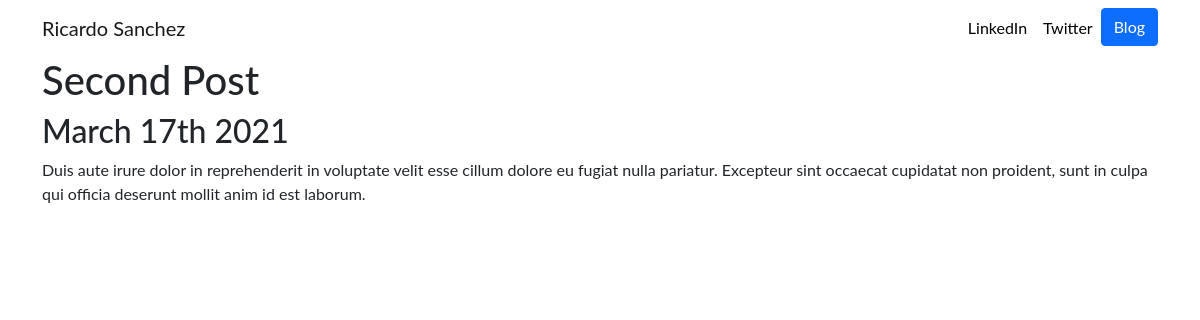
The app's page /blog/2/ with its own data.
### blog/models.py (models this page shows, shortened)
class Post(models.Model):
    title = models.CharField(max_length=50)
    content = models.TextField()
    date_posted = models.DateField(auto_now_add=True)

### blog/views.py (the view)
# urls.py: path('<int:post_id>/', views.detail, name='detail'),
def detail(request, post_id):
    post = get_object_or_404(Post, pk=post_id)
    title = post.title
    return render(request, "blog/detail.html", {"title": title, "post": post})

### blog/templates/blog/detail.html
{% extends 'base.html' %}
{% block content %}
<h1>{{ post.title }}</h1>
<h2>{{ post.date_posted|date:'F jS Y' }}</h2>
<p>{{ post.content|safe }}</p>
{% endblock content %}

### portfolio/static/portfolio/custom.css (style rules this page uses)
body { font-family: 'Lato', sans-serif; }

### records on screen
Post: title "Second Post", date_posted "March 17th 2021", content "Duis aute irure dolor in reprehenderit in voluptate velit esse cillum dolore eu fugiat nulla pariatur. Excepteur sint occaecat cupidatat non proident, sunt in culpa qui officia deserunt mollit anim id est laborum."
